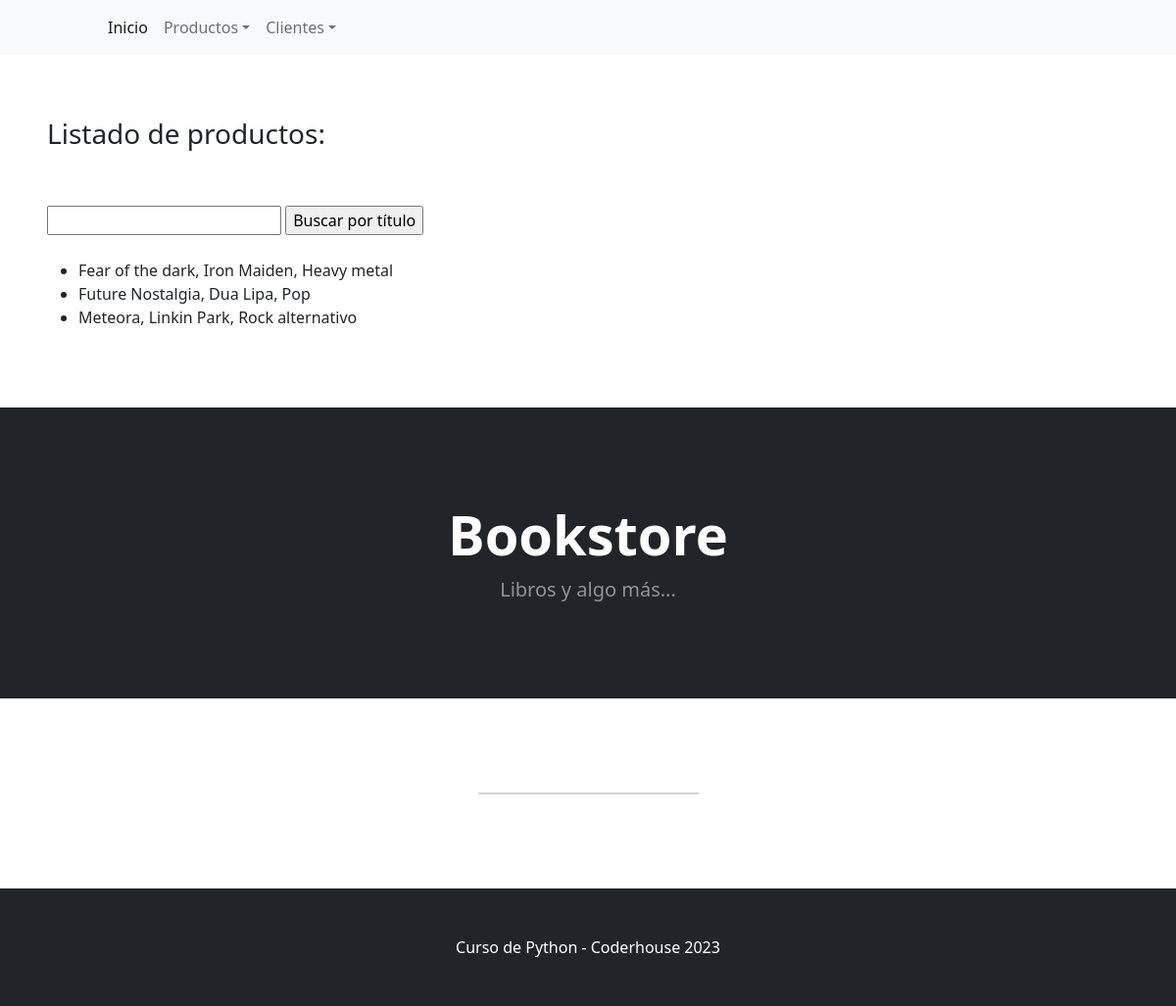
Screenshot of /productos/musica/ with the database file from the repository.
### productos/models.py (models this page shows, shortened)
class Musica(models.Model):
    titulo = models.CharField(max_length=256)
    nombre_autor = models.CharField(max_length=256)
    genero = models.CharField(max_length=256)

### productos/views.py (the view)
# urls.py: path("musica/", listar_musica, name="listar_musica"),
def listar_musica(request):
    contexto = {
        "musica" : Musica.objects.all()
    }
    http_response = render(
    request=request,
    template_name="productos/musica.html",
    context=contexto,
    )
    return http_response

### productos/templates/productos/musica.html (shortened to what this page needs)
{% extends "base.html" %}
{% block contenido %}
<h3>Listado de productos:</h3>
<br><br>
<form action="{% url 'buscar_musica' %}" method="post">
  <input type="text" name="busqueda">
  <input type="submit" value="Buscar por título">
</form>
<br>
<ul>
  {% for i in musica %}
  <li>
    {{i.titulo}}, {{i.nombre_autor}}, {{i.genero}}
  </li>
  {% endfor %}
</ul>
{% endblock contenido %}

### rows the page displays
Musica: titulo "Fear of the dark", nombre_autor "Iron Maiden", genero "Heavy metal"
Musica: titulo "Future Nostalgia", nombre_autor "Dua Lipa", genero "Pop"
Musica: titulo "Meteora", nombre_autor "Linkin Park", genero "Rock alternativo"
